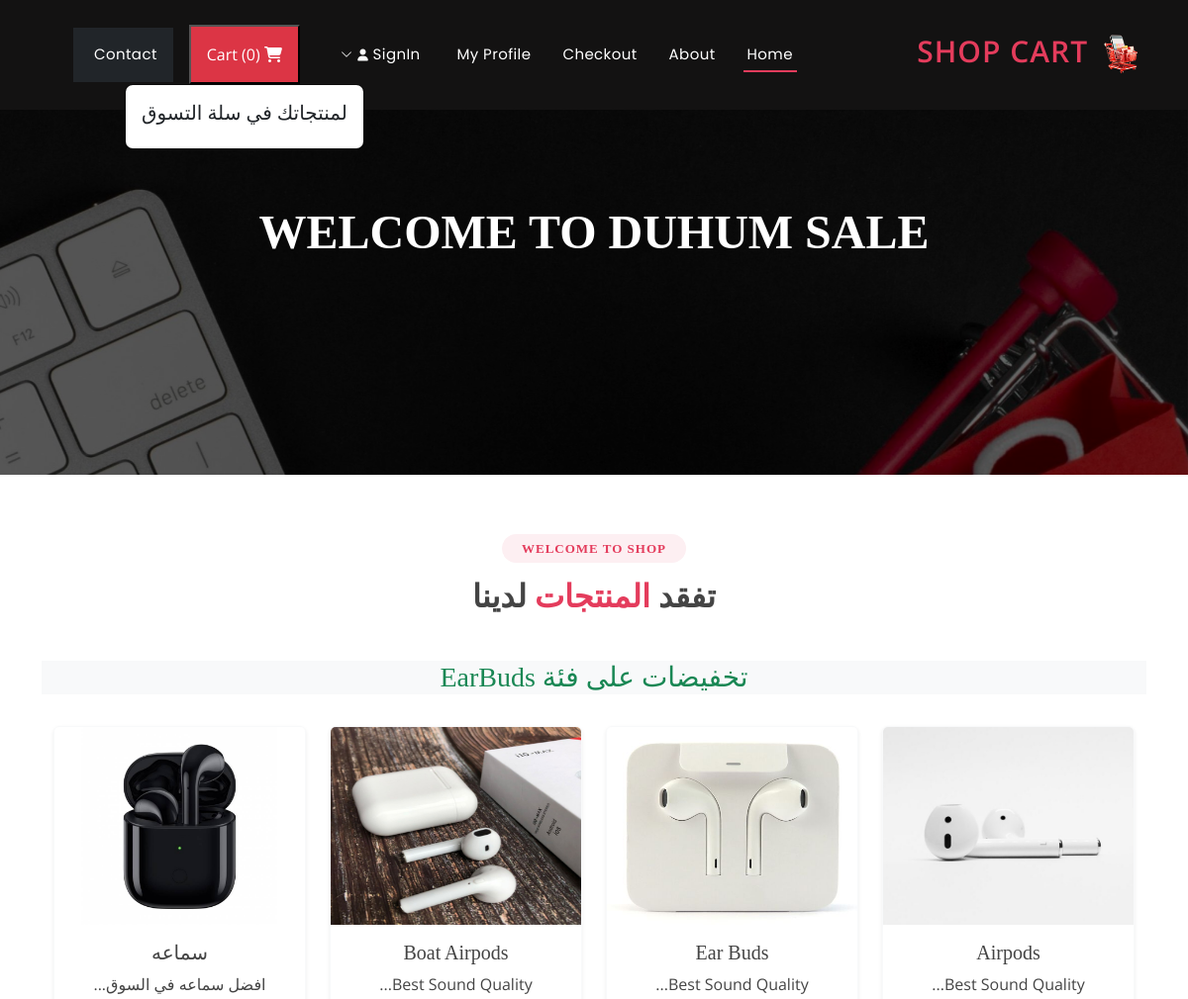
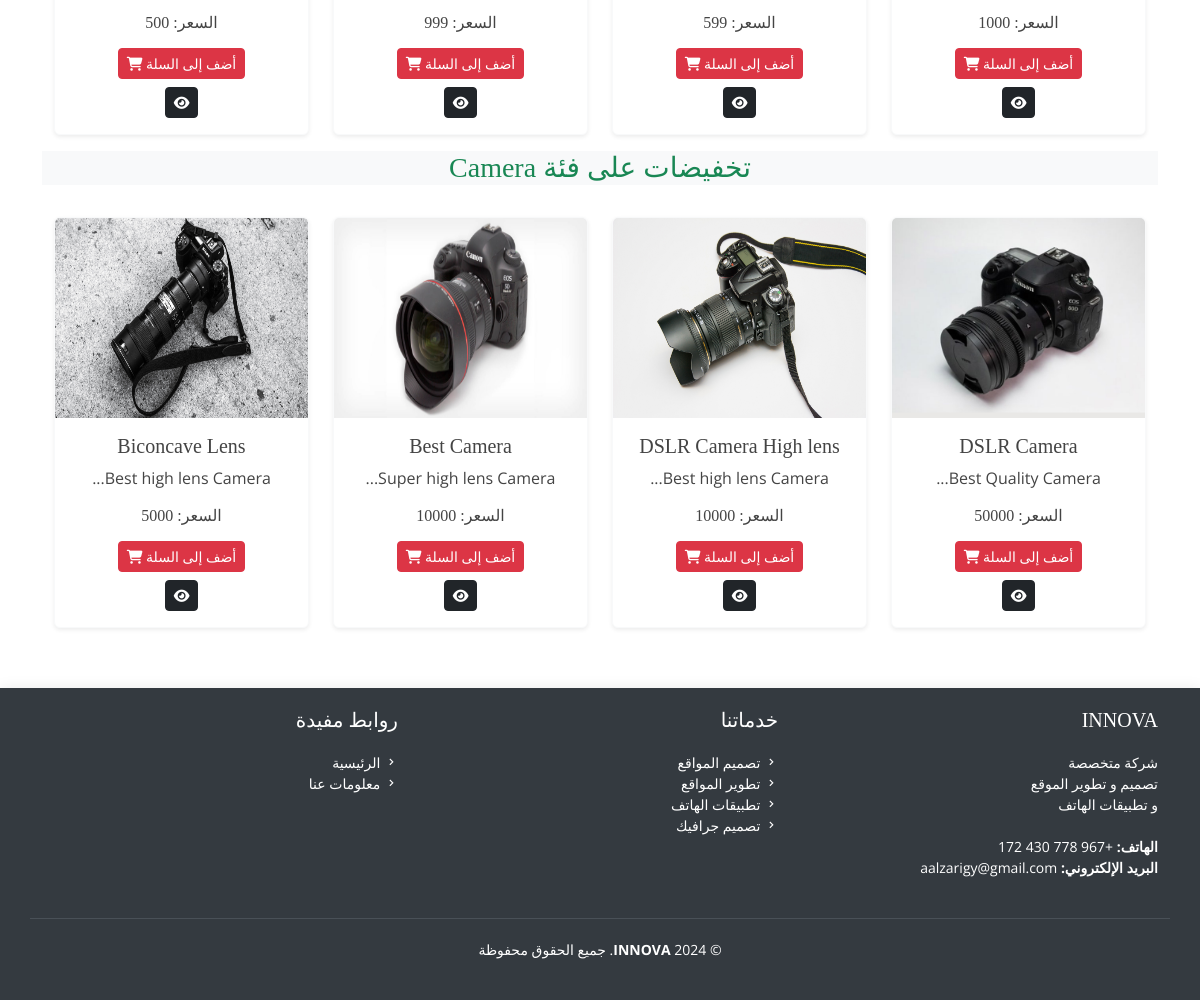
The page / on the database its author committed (2 pictures, top to bottom).
### ecommerceapp/models.py (models this page shows, shortened)
class Product(models.Model):
    product_id = models.AutoField
    product_name = models.CharField(max_length=100)
    category = models.CharField(max_length=100, default="")
    subcategory = models.CharField(max_length=50, default="")
    price = models.IntegerField(default=0)
    desc = models.CharField(max_length=300)
    image = models.ImageField(upload_to='images/images')

### ecommerceapp/views.py (the view)
# urls.py: path('',views.index,name="index"),
def index(request):
    allProds = []
    catprods = Product.objects.values('category','id')
    print(catprods)
    cats = {item['category'] for item in catprods}
    for cat in cats:
        prod= Product.objects.filter(category=cat)
        n=len(prod)
        nSlides = n // 4 + ceil((n / 4) - (n // 4))
        allProds.append([prod, range(1, nSlides), nSlides])
    params= {'allProds':allProds}
    return render(request,"index.html",params)

### templates/index.html (shortened to what this page needs)
{% extends 'base.html' %}
{% block content %}
<h1> Welcome to Duhum Sale </h1>
{% endblock content %}
{% block body %}
{% load static %}
<section id="portfolio" class="portfolio">
  <div class="container">
    <div class="section-title">
      <h2>Welcome to Shop</h2>
      <h3>تفقد <span>المنتجات</span> لدينا</h3>
    </div>
    {% for product, range, nSlides in allProds %}
    <h3 class="my-3 text-center text-success bg-light">
      تخفيضات على فئة {{ product.0.category }}
    </h3>
    <div class="container">
      <div class="row">
        {% for i in product %}
        <div class="col-md-3 mt-3">
          <div class="card border-light shadow-sm" style="transition: transform 0.2s;">
            <img src="/media/{{ i.image }}" class="card-img-top" alt="غير موجود" height="200px" />
            <div class="card-body text-center">
              <h5 class="card-title" id="namepr{{ i.id }}">{{ i.product_name }}</h5>
              <p class="card-text">{{ i.desc|slice:"0:53" }}...</p>
              <h6 class="card-title mb-3">
                السعر: <span id="pricepr{{ i.id }}">{{ i.price }}</span>
              </h6>
              <span id="divpr{{ i.id }}" class="divpr">
                <button id="pr{{ i.id }}" class="btn btn-danger cart btn-sm">
                  أضف إلى السلة <i class="fa-solid fa-cart-shopping"></i>
                </button>
              </span>
              <div class="mt-2">
                <a href="/media/{{ i.image }}">
                  <button class="btn btn-dark btn-sm cart"><i class="fa-solid fa-eye"></i></button>
                </a>
              </div>
            </div>
          </div>
        </div>
        {% endfor %}
      </div>
    </div>
    {% endfor %}
  </div>
</section>
{% endblock body %}

### templates/base.html (shortened to what this page needs)
{% load static %}
<!DOCTYPE html>
<html lang="ar" dir="rtl">
<head>
  <link href="{% static '/assets/vendor/bootstrap/css/bootstrap.min.css' %}" rel="stylesheet">
  <link href="{% static '/assets/vendor/bootstrap-icons/bootstrap-icons.css' %}" rel="stylesheet">
  <link href="{% static '/assets/vendor/boxicons/css/boxicons.min.css' %}" rel="stylesheet">
  <link href="{% static '/assets/vendor/glightbox/css/glightbox.min.css' %}" rel="stylesheet">
  <link href="{% static '/assets/vendor/remixicon/remixicon.css' %}" rel="stylesheet">
  <link href="{% static '/assets/vendor/swiper/swiper-bundle.min.css' %}" rel="stylesheet">
  <link rel="stylesheet" href="https://cdnjs.cloudflare.com/ajax/libs/font-awesome/6.2.1/css/all.min.css" />
  <link href="{% static '/assets/css/style.css' %}" rel="stylesheet">
</head>
<body>
  <header id="header" class="fixed-top ">
    <div class="container d-flex align-items-center justify-content-between">
<a href="/" class="logo"><img src="{% static 'images/logo2.png' %}" alt="" class="img-fluid"> Shop Cart</a>
      <nav id="navbar" class="navbar">
        <ul>
          <li><a class="nav-link scrollto active" href="/">Home</a></li>
          <li><a class="nav-link scrollto" href="/about">About</a></li>
          <li><a class="nav-link scrollto" href="/checkout">Checkout</a></li>
          <li><a class="nav-link scrollto" href="/profile">My Profile </a></li>
          {% if request.user.is_authenticated %}
          <li><a  class="nav-link scrollto" href="/auth/logout/">Logout <i class="fa-solid fa-right-from-bracket"></i>
          </a></li>
          {% else %}
          <li class="dropdown"><a href="#"><span>SignIn </span> <i class="bi bi-chevron-down"></i></a>
          </li>
          {% endif %}
          <button type="button" class="nav-link scrollto bg-danger p-3 m-2 text-white" id="popcart" data-container="body" data-toggle="popover" data-placement="bottom" data-html="true" ><i class="fa-solid fa-cart-shopping"></i>  Cart (<span id="cart">0</span>)
          </button>
          <li><a class="nav-link scrollto bg-dark p-3 m-2" href="/contact">Contact </a></li>
        </ul>
      </nav>
    </div>
  </header>
  <section id="hero">
    <div class="hero-container">
      {% block content %}
      {% endblock content %}
    </div>
  </section>
  <main id="main">
    {% block body %}
    {% endblock body %}
  </main>
  <footer id="footer" style="background-color: #343a40; color: #ffffff; padding: 20px 0;">
    <div class="container">
      <div class="row">
        <div class="col-lg-4 col-md-6 footer-contact">
          <h3 style="font-size: 20px; margin-bottom: 20px;">INNOVA</h3>
          <p style="margin-bottom: 20px;">
            شركة متخصصة <br>
            تصميم و تطوير الموقع<br>
            و تطبيقات الهاتف <br><br>
            <strong>الهاتف:</strong> +967 778 430 172<br>
            <strong>البريد الإلكتروني:</strong> <a href="mailto:aalzarigy@gmail.com" style="color: #ffffff;">aalzarigy@gmail.com</a>
          </p>
        </div>
        <div class="col-lg-4 col-md-6 footer-links">
          <h4 style="font-size: 20px; margin-bottom: 20px;">خدماتنا</h4>
          <ul style="list-style: none; padding: 0;">
            <li><i class="bx bx-chevron-right"></i> <a href="#" style="color: #ffffff;">تصميم المواقع</a></li>
            <li><i class="bx bx-chevron-right"></i> <a href="#" style="color: #ffffff;">تطوير المواقع</a></li>
            <li><i class="bx bx-chevron-right"></i> <a href="#" style="color: #ffffff;">تطبيقات الهاتف</a></li>
            <li><i class="bx bx-chevron-right"></i> <a href="#" style="color: #ffffff;">تصميم جرافيك</a></li>
          </ul>
        </div>
        <div class="col-lg-4 col-md-6 footer-links">
          <h4 style="font-size: 20px; margin-bottom: 20px;">روابط مفيدة</h4>
          <ul style="list-style: none; padding: 0;">
            <li><i class="bx bx-chevron-right"></i> <a href="/" style="color: #ffffff;">الرئيسية</a></li>
            <li><i class="bx bx-chevron-right"></i> <a href="/about" style="color: #ffffff;">معلومات عنا</a></li>
          </ul>
        </div>
      </div>
    </div>
    <div class="container text-center" style="border-top: 1px solid #495057; padding: 20px 0; margin-top: 20px;">
      <div class="copyright">
        &copy; 2024 <strong>INNOVA</strong>. جميع الحقوق محفوظة
      </div>
    </div>
  </footer>
</body>
</html>

### static/assets/css/style.css (style rules this page uses)
body { font-family: "Open Sans", sans-serif; color: #444444; }
a { color: #e43c5c; text-decoration: none; }
h1, h2, h3, h4, h5, h6 { font-family: cursive; }
#header { transition: all 0.5s; z-index: 997; padding: 10px 0; background-color: #131212; }
#header .logo { font-size: 30px; margin: 0; padding: 0; line-height: 1; font-weight: 600; letter-spacing: 1px; text-transform: uppercase; }
#header .logo img { max-height: 40px; }
.navbar { padding: 0; }
.navbar ul { margin: 0; padding: 0; display: flex; list-style: none; align-items: center; }
.navbar li { position: relative; }
.navbar>ul>li { white-space: nowrap; padding: 10px 0 10px 24px; }
.navbar a, .navbar a:focus { display: flex; align-items: center; justify-content: space-between; font-family: "Poppins", sans-serif; color: #fff; font-size: 15px; padding: 0 4px; white-space: nowrap; transition: 0.3s; letter-spacing: 0.4px; position: relative; }
.navbar a i, .navbar a:focus i { font-size: 12px; line-height: 0; margin-left: 5px; }
.navbar>ul>li>a:before { content: ""; position: absolute; width: 100%; height: 2px; bottom: -6px; left: 0; background-color: #e43c5c; visibility: hidden; transform: scaleX(0); transition: all 0.3s ease-in-out 0s; }
.navbar a:hover:before, .navbar li:hover>a:before, .navbar .active:before { visibility: visible; transform: scaleX(1); }
.navbar a:hover, .navbar .active, .navbar .active:focus, .navbar li:hover>a { color: #fff; }
#hero { width: 100%; height: 60vh; background: url("../../images/bg.png") top center; background-size: cover; position: relative; }
#hero:before { content: ""; background: rgba(0, 0, 0, 0.6); position: absolute; bottom: 0; top: 0; left: 0; right: 0; }
#hero .hero-container { position: absolute; bottom: 0; top: 0; left: 0; right: 0; display: flex; justify-content: center; align-items: center; flex-direction: column; text-align: center; padding: 0 15px; }
#hero h1 { margin: 0 0 10px 0; font-size: 48px; font-weight: 700; line-height: 56px; text-transform: uppercase; color: #fff; }
@media (min-width: 1024px) { #hero { background-attachment: fixed; } }
section { padding: 60px 0; overflow: hidden; }
.section-title { text-align: center; padding-bottom: 30px; }
.section-title h2 { font-size: 13px; letter-spacing: 1px; font-weight: 700; padding: 8px 20px; line-height: 1; margin: 0; background: #fdeff2; color: #e43c5c; display: inline-block; text-transform: uppercase; border-radius: 50px; }
.section-title h3 { margin: 15px 0 0 0; font-size: 32px; font-weight: 700; }
.section-title h3 span { color: #e43c5c; }
#footer { color: #444444; font-size: 14px; background: #f6f4f4; box-shadow: 0px 2px 15px rgba(0, 0, 0, 0.1); }

### templates/index.html (style rules this page uses)
.card { transition: transform 0.2s, box-shadow 0.2s; }

### rows shown on the page
Product: category "EarBuds", image (picture), product_name "Airpods", desc "Best Sound Quality", price "1000"
Product: image (picture), product_name "Ear Buds", desc "Best Sound Quality", price "599"
Product: image (picture), product_name "Boat Airpods", desc "Best Sound Quality", price "999"
Product: image (picture), product_name "سماعه", desc "افضل سماعه في السوق", price "500"
Product: category "Camera", image (picture), product_name "DSLR Camera", desc "Best Quality Camera", price "50000"
Product: image (picture), product_name "DSLR Camera High lens", desc "Best high lens Camera", price "10000"
Product: image (picture), product_name "Best Camera", desc "Super high lens Camera", price "10000"
Product: image (picture), product_name "Biconcave Lens", desc "Best high lens Camera", price "5000"
